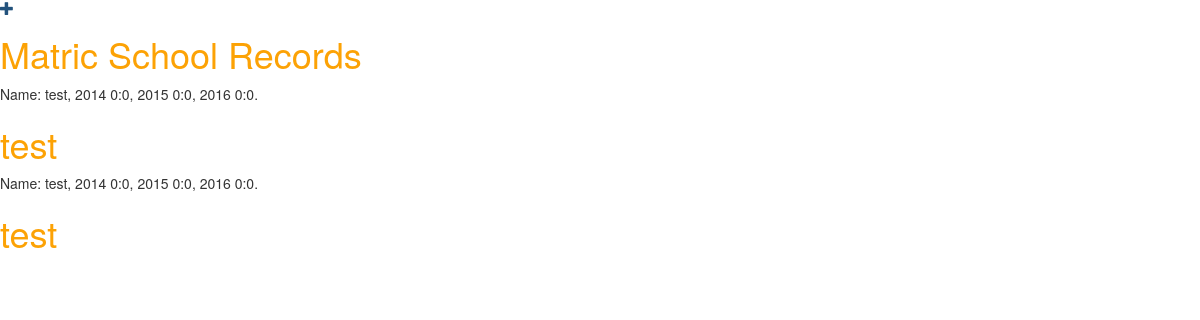
/matric/, run on an earlier commit of the app's database.
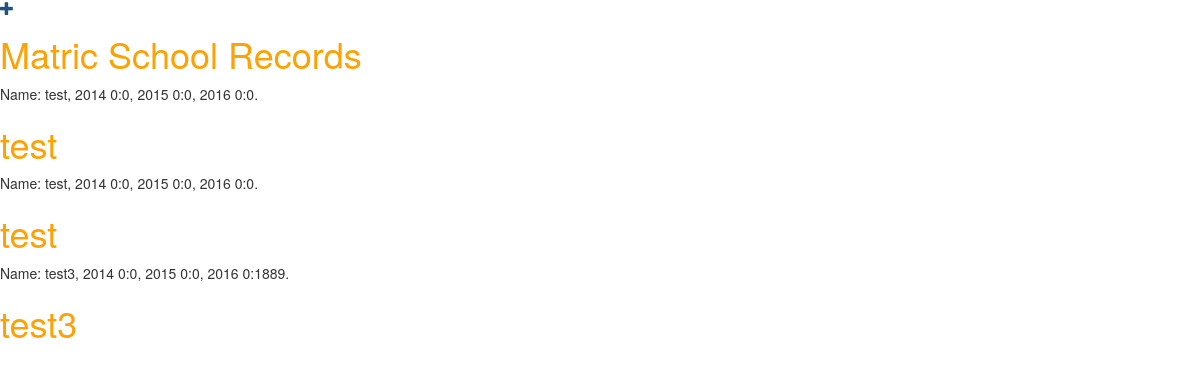
And on a later commit of the database.
### matric/models.py (models this page shows, shortened)
class SchoolRecord(models.Model):
	emis = models.CharField(max_length=9)
	centre_no = models.CharField(max_length=7, primary_key=True)
	name = models.CharField(max_length=256)
	wrote_2014 = models.PositiveIntegerField(default=0)
	passed_2014 = models.PositiveIntegerField(default=0)
	wrote_2015 = models.PositiveIntegerField(default=0)
	passed_2015 = models.PositiveIntegerField(default=0)
	wrote_2016 = models.PositiveIntegerField(default=0)
	passed_2016 = models.PositiveIntegerField(default=0)
	def __str__(self):
		return ("Name: {0}, 2014 {1}:{2}, 2015 {3}:{4}, 2016 {5}:{6}.".format(self.name, self.wrote_2014,self.passed_2014,self.wrote_2015,self.passed_2015,self.wrote_2016,self.passed_2016))

### matric/views.py (the view)
# urls.py: path('', views.matric_list, name='matric_list'),
def matric_list(request):
	school_records = SchoolRecord.objects.all()
	return render(request, 'matric/matric_list.html', {'school_records': school_records})

### matric/templates/matric/matric_list.html (shortened to what this page needs)
{% load staticfiles %}
<html>
    <head>
        <link rel="stylesheet" href="//maxcdn.bootstrapcdn.com/bootstrap/3.2.0/css/bootstrap.min.css">
        <link rel="stylesheet" href="//maxcdn.bootstrapcdn.com/bootstrap/3.2.0/css/bootstrap-theme.min.css">
        <link rel="stylesheet" href="{% static 'css/matric.css' %}">
    </head>
    <body>
        <div>
			<a href="{% url 'school_record_new' %}" class="top-menu"><span class="glyphicon glyphicon-plus"></span></a>
            <h1><a href="/matric/">Matric School Records</a></h1>
        </div>
        	{% for school_record in school_records %}
		{{ school_record }}
			<h1><a href="{% url 'matric_detail' school_record.pk  %}">{{school_record.name}}</a></h1>
		{% endfor %}
    </body>
</html>

What changed in the data, as far as the page shows it:
added SchoolRecord: name+wrote_2014+passed_2014 "Name: test3, 2014 0:0, 2015 0:0, 2016 0:1889.", name "test3"
